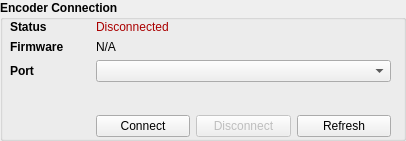
   <widget class="QGroupBox" name="groupbox_encoder">
    <property name="geometry">
     <rect>
      <x>5</x>
      <y>5</y>
      <width>406</width>
      <height>141</height>
     </rect>
    </property>
    <property name="font">
     <font>
      <weight>75</weight>
      <bold>true</bold>
     </font>
    </property>
    <property name="title">
     <string>Encoder Connection</string>
    </property>
    <widget class="QWidget" name="formLayoutWidget">
     <property name="geometry">
      <rect>
       <x>10</x>
       <y>20</y>
       <width>381</width>
       <height>121</height>
      </rect>
     </property>
     <layout class="QFormLayout" name="layout_encoder">
      <property name="horizontalSpacing">
       <number>32</number>
      </property>
      <item row="0" column="0">
       <widget class="QLabel" name="lbl_encoder_status_static">
        <property name="font">
         <font>
          <weight>75</weight>
          <bold>true</bold>
         </font>
        </property>
        <property name="layoutDirection">
         <enum>Qt::LeftToRight</enum>
        </property>
        <property name="text">
         <string>Status</string>
        </property>
       </widget>
      </item>
      <item row="0" column="1">
       <widget class="QLabel" name="lbl_encoder_status">
        <property name="font">
         <font>
          <weight>50</weight>
          <bold>false</bold>
         </font>
        </property>
        <property name="styleSheet">
         <string notr="true">color: rgb(170, 0, 0)</string>
        </property>
        <property name="text">
         <string>Disconnected</string>
        </property>
       </widget>
      </item>
      <item row="1" column="0">
       <widget class="QLabel" name="lbl_encoder_fw_static">
        <property name="font">
         <font>
          <weight>75</weight>
          <bold>true</bold>
         </font>
        </property>
        <property name="text">
         <string>Firmware</string>
        </property>
       </widget>
      </item>
      <item row="1" column="1">
       <widget class="QLabel" name="lbl_encoder_fw">
        <property name="font">
         <font>
          <weight>50</weight>
          <bold>false</bold>
         </font>
        </property>
        <property name="text">
         <string>N/A</string>
        </property>
       </widget>
      </item>
      <item row="2" column="0">
       <widget class="QLabel" name="lbl_encoder_port_static">
        <property name="font">
         <font>
          <weight>75</weight>
          <bold>true</bold>
         </font>
        </property>
        <property name="text">
         <string>Port</string>
        </property>
       </widget>
      </item>
      <item row="2" column="1">
       <widget class="QComboBox" name="cbx_encoder_port">
        <property name="font">
         <font>
          <weight>50</weight>
          <bold>false</bold>
         </font>
        </property>
       </widget>
      </item>
      <item row="3" column="1">
       <layout class="QHBoxLayout" name="layout_encoder_buttons">
        <property name="spacing">
         <number>6</number>
        </property>
        <property name="topMargin">
         <number>27</number>
        </property>
        <item>
         <widget class="QPushButton" name="btn_encoder_connect">
          <property name="font">
           <font>
            <weight>50</weight>
            <bold>false</bold>
           </font>
          </property>
          <property name="text">
           <string>Connect</string>
          </property>
         </widget>
        </item>
        <item>
         <widget class="QPushButton" name="btn_encoder_disconnect">
          <property name="enabled">
           <bool>false</bool>
          </property>
          <property name="font">
           <font>
            <weight>50</weight>
            <bold>false</bold>
           </font>
          </property>
          <property name="text">
           <string>Disconnect</string>
          </property>
          <property name="checkable">
           <bool>false</bool>
          </property>
          <property name="default">
           <bool>false</bool>
          </property>
          <property name="flat">
           <bool>false</bool>
          </property>
         </widget>
        </item>
        <item>
         <widget class="QPushButton" name="btn_encoder_refresh">
          <property name="font">
           <font>
            <weight>50</weight>
            <bold>false</bold>
           </font>
          </property>
          <property name="text">
           <string>Refresh</string>
          </property>
         </widget>
        </item>
       </layout>
      </item>
     </layout>
    </widget>
   </widget>
